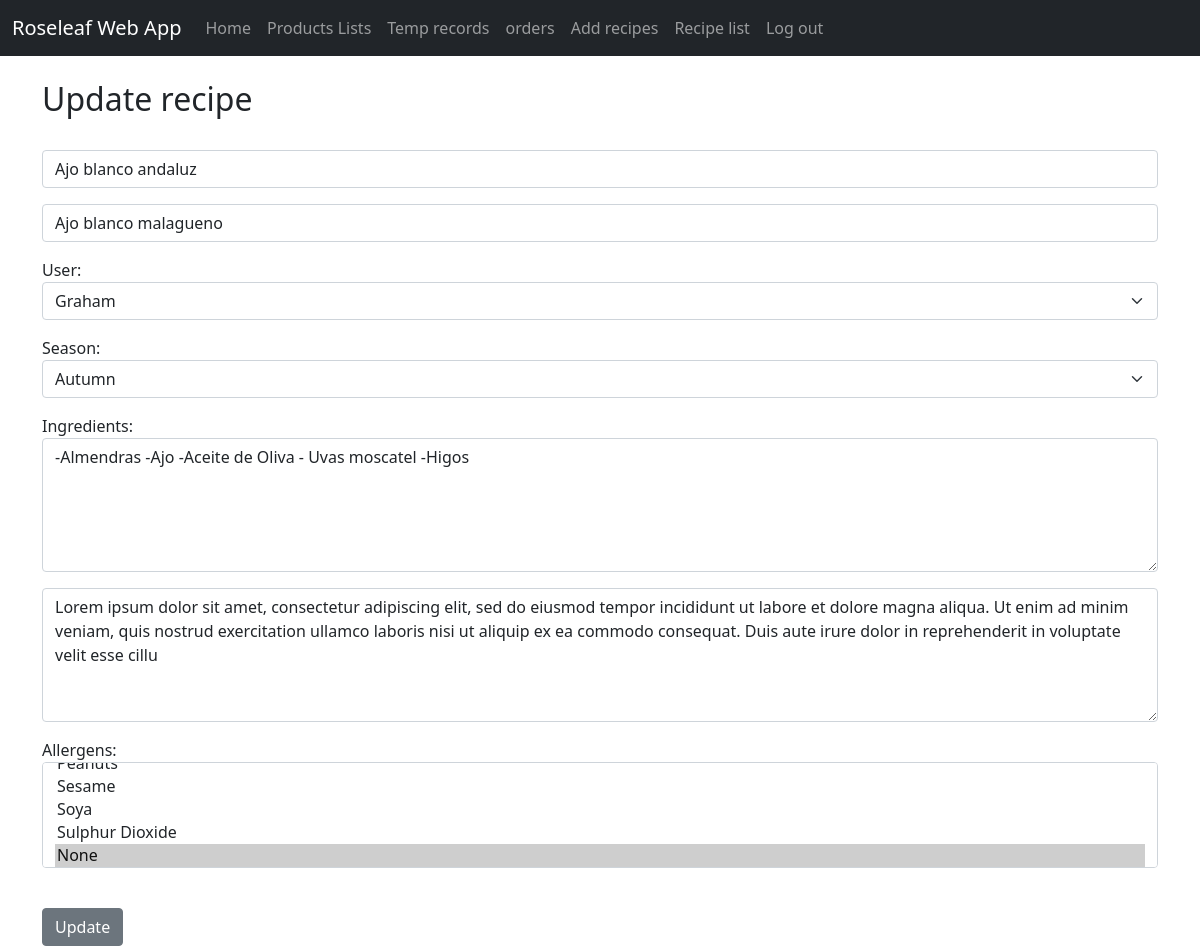
/update_recipe/4, run on the app's committed database.
### roseleaf_app/models.py (models this page shows, shortened)
class Recipe(models.Model):
    name = models.CharField(max_length=50)
    description = models.CharField(max_length=100)
    user = models.ForeignKey(Member, on_delete=models.CASCADE)
    season = models.ForeignKey(Season, on_delete=models.CASCADE, null=True, blank=True)
    Ingredients = models.CharField(max_length=300)
    method = models.CharField(max_length=300)
    allergens = models.ManyToManyField('Allergen')

class Season(models.Model):
    name = models.CharField(max_length=20, blank=True)
    def __str__(self):
        return self.name

### roseleaf_app/views.py (the view)
# urls.py: path('update_recipe/<recipe_id>', views.update_recipe, name='update_recipe'),
def update_recipe(request, recipe_id):
    recipe = Recipe.objects.get(pk=recipe_id)
    form = RecipeForm(request.POST or None, instance=recipe)
    if form.is_valid():
        form.save()
        return redirect('list_recipes')
    return render(request, 'roseleaf_app/update_recipe.html',
                  {'recipe': recipe, 'form': form})

### roseleaf_app/forms.py
class RecipeForm(ModelForm):
    class Meta:
        model = Recipe
        fields = "__all__"
        labels = {
            'name' : '',
            'description' : '',
            'method' : '',
        }
        widgets = {
            'name': forms.TextInput(attrs={'class':'form-control', 'placeholder' : 'Recipe name'}),
            'description': forms.TextInput(attrs={'class':'form-control', 'placeholder' : 'Description'}),
            'user' : forms.Select(attrs={'class':'form-select'}),
            'season' : forms.Select(attrs={'class':'form-select'}),
            'Ingredients' : forms.Textarea(attrs={'class':'form-control', 'rows': 5, 'placeholder' : 'Add ingredients'}),
            'method' : forms.Textarea(attrs={'class':'form-control', 'rows': 5, 'placeholder' : 'Method'}),
            'allergens' : forms.SelectMultiple(attrs={'class':'form-control'}),
        }

### roseleaf_app/models.py (called while the page is built)
    def __str__(self):
        return self.username

    def __str__(self):
        return self.allergen_name

### roseleaf_app/templates/roseleaf_app/update_recipe.html (shortened to what this page needs)
{% extends 'roseleaf_app/base.html' %}
{% block content %}
     <br/>
    <h2>Update recipe</h2><br>
    <form action="" method="POST">
        {{ form.as_p }}
        <br>
        <input type="submit" value="Update"
        class="btn btn-secondary">
    </form>
{% endblock %}

### data on the page
Recipe: name "Ajo blanco andaluz", description "Ajo blanco malagueno", user "Graham", season "Autumn", Ingredients "-Almendras -Ajo -Aceite de Oliva - Uvas moscatel -Higos", method "Lorem ipsum dolor sit amet, consectetur adipiscing elit, sed do eiusmod tempor incididunt ut labore et dolore magna aliqua. Ut enim ad minim veniam, quis nostrud exercitation ullamco laboris nisi ut aliquip ex ea commodo consequat. Duis aute irure dolor in reprehenderit in voluptate velit esse cillu"
